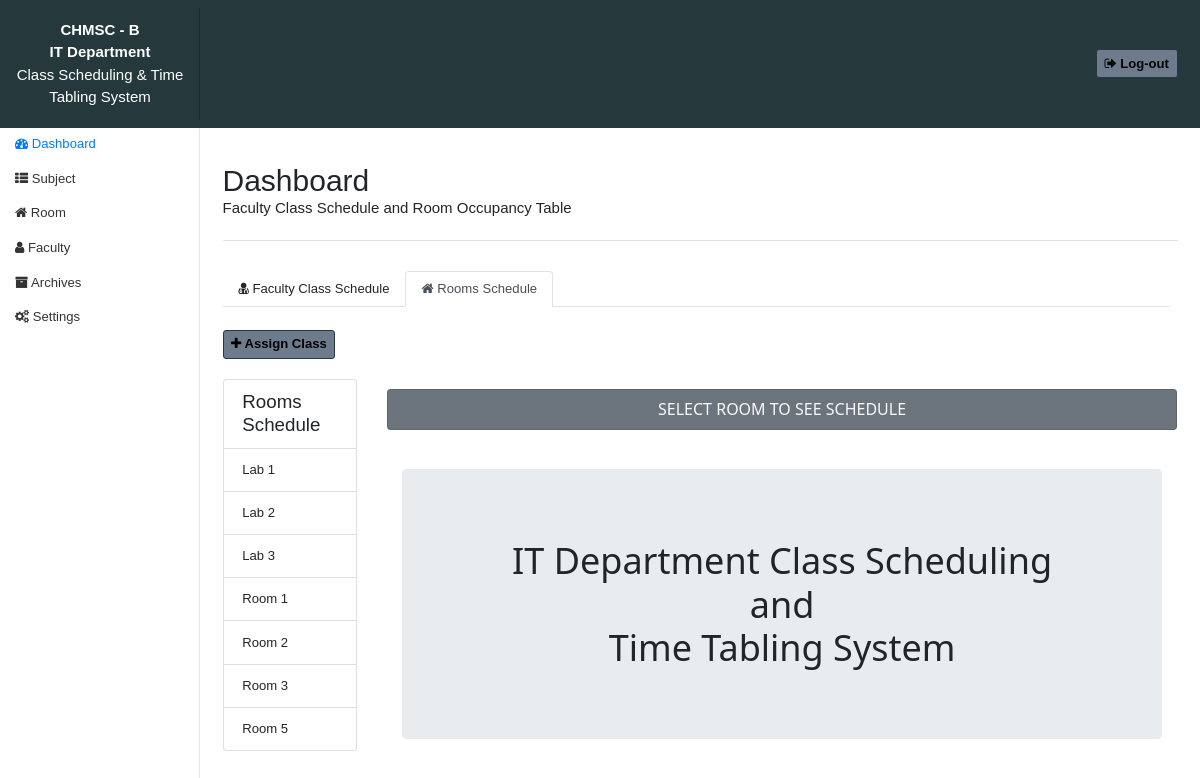
The page /dashboard_room.php (signed in) on the database its author committed.
### tables this page shows
CREATE TABLE IF NOT EXISTS `room` (
  `roomid` int(11) NOT NULL AUTO_INCREMENT,
  `name` varchar(50) NOT NULL,
  `room_type` varchar(50) NOT NULL,
  `room_course` varchar(50) NOT NULL,
  `occupied` int(11) NOT NULL,
  `active` int(11) NOT NULL,
  PRIMARY KEY (`roomid`)
);

### dashboard_room.php (shortened to what this page needs)
<?php
include 'html_parts/header.php';
include 'html_parts/navbar.php';
 ?>
     <div class="container-fluid">
         <div class="row">
             <nav class="col-md-2 d-none d-md-block sidebar" style="margin-top: 70px;">
                 <div class="sidebar-sticky">
                     <ul class="nav flex-column">
                         <li class="nav-item">
                             <a class="nav-link active" href="dashboard.php">
                                 <span class="fa fa-dashboard"></span>
                                Dashboard <span class="sr-only">(current)</span>
                             </a>
                         </li>
                         <li class="nav-item">
                             <a class="nav-link" href="subject.php">
                                <span class="fa fa-th-list"></span>
                              Subject
                             </a>
                         </li>
                         <li class="nav-item">
                             <a class="nav-link" href="room.php">
                                <span class="fa fa-home"></span>
                                Room
                             </a>
                         </li>
                         <li class="nav-item">
                             <a class="nav-link" href="faculty.php">
                                <span class="fa fa-user"></span>
                               Faculty
                             </a>
                         </li>
                         <li class="nav-item">
                             <a class="nav-link" href="archive.php">
                                <span class="fa fa-archive"></span>
                               Archives
                             </a>
                         </li>
                          <li class="nav-item">
                             <a class="nav-link" href="settings.php">
                                <span class="fa fa-cogs"></span>
                               Settings
                             </a>
                         </li>
                     </ul>
                 </div>
             </nav>
             <main role="main" class="col-md-9 ml-sm-auto col-lg-10 px-4" style="margin-top: 90px;">
                 <div class="d-flex justify-content-between flex-wrap flex-md-nowrap align-items-center pt-3 pb-2 mb-3 border-bottom">
                     <h1 class="h2">Dashboard<span><br><p class="h6">Faculty Class Schedule and Room Occupancy Table</p></span></h1>
                 </div>
                 <div class="pt-3 pb-2 mb-3">
                     <ul class="nav nav-tabs mr-2">
                         <li class="nav-item">
                             <a class="nav-link" href="dashboard.php"><span class="fa fa-user-md"></span> Faculty Class Schedule</a>
                         </li>
                         <li class="nav-item">
                             <a class="nav-link active" href="dashboard_room.php"><span class="fa fa-home"></span> Rooms Schedule</a>
                         </li>
                     </ul>
                 </div>
                 <div class="pull-left">
                      <button type="button" class="btn btn-sm btn-outline-dark" data-target="#add" data-toggle="modal"><span class="fa fa-plus"></span><strong> Assign Class </strong></button>
                 </div> <br><br>
                     <div class="tab-content">
                        <div class="row">
                             <div class="col-sm-2">
                                 <ul class="list-group">
                                     <h4 class="list-group-item h5">Rooms Schedule</h4>
                                     <?php
                                 $result = mysqli_query($conn, "SELECT * FROM room WHERE active = 1");
                                 while ($row = mysqli_fetch_array($result)) { ?>
                                     <li class="list-group-item"><a href="?room=<?php echo $row['roomid'] ?>"><?php echo $row['name']; ?></a></li>
                                     <?php
                                     }
                                     ?>
                                 </ul>
                             </div>
                                <?php
                                  if (isset($_GET['room'])) {
                                  $roomid = $_GET['room'];
                                  $query = mysqli_query($conn, "
                                  SELECT * FROM room WHERE roomid = {$roomid};
                                    ");
                                  $get = mysqli_fetch_array($query);
                                  $name = $get['name'];
                                    ?>
                             <div class="col-sm-2">
                                <ul class="list-group">
                                     <h4 class="list-group-item bg-success text-light h5"><?php echo $name; ?> Schedule</h4>
                                     <li class="list-group-item"><a href="?room=<?php echo $get['roomid'] ?>&&day=1">Monday</a></li>
                                     <li class="list-group-item"><a href="?room=<?php echo $get['roomid'] ?>&&day=2">Tuesday</a></li>
                                     <li class="list-group-item"><a href="?room=<?php echo $get['roomid'] ?>&&day=3">Wednesday</a></li>
                                     <li class="list-group-item"><a href="?room=<?php echo $get['roomid'] ?>&&day=4">Thursday</a></li>
                                     <li class="list-group-item"><a href="?room=<?php echo $get['roomid'] ?>&&day=5">Friday</a></li>
                                 </ul>
                             </div>
                             <div class="col-sm-8">
                                 <?php
                               if (isset($_GET['room']) && isset($_GET['day'])) {
                                $id = $_GET['room'];
                                $dayv = $_GET['day'];
                               $sem_id = $_SESSION['sem_id'];
                              $sy_id = $_SESSION['sy_id'];
                                $sqlquery = mysqli_query($conn, "
                                  SELECT * FROM `schedule`
                                  INNER JOIN faculty ON `schedule`.fac_id = faculty.fac_id
                                  INNER JOIN subjects ON `schedule`.sub_id = subjects.subid
                                  INNER JOIN room_sched ON room_sched.schedid = `schedule`.sched_id
                                  INNER JOIN room_day_time ON room_sched.rdt_id = room_day_time.rdt_id
                                  INNER JOIN room ON room_day_time.room_id = room.roomid
                                  INNER JOIN `day` ON room_day_time.day_id = `day`.day_id
                                  INNER JOIN course_year ON `schedule`.course_year_id = course_year.course_year_id
                                  INNER JOIN course ON course_year.course_id = course.course_id
                                  INNER JOIN `year` ON course_year.year_id = `year`.year_id
                                  INNER JOIN school_year ON `schedule`.sy_id = school_year.sy_id
                                  INNER JOIN semester ON `schedule`.sem_id = semester.sem_id
                                  WHERE room.roomid = {$id} AND `day`.day_id = {$dayv} AND semester.sem_id = {$sem_id} AND school_year.sy_id = {$sy_id}
                                  ORDER BY room_day_time.start_time ASC
                                  ");
                                ?>
                               <div class="table-responsive">
                                   <div class="pull-right">
                                        <button class="btn btn-sm btn-outline-dark" onclick="window.open('print/room.php?room=<?php echo $id ?>&&day=<?php echo $dayv ?>', '_blank', 'location=yes, height=470, width=740, scrollbars=yes, status=yes');"><span class="fa fa-print"></span> Print Schedule</button>
                                   </div>
                                   <br><br>
                                   <h5 class="h6">Room Name: <span><b><?php echo $name; ?></b></span></h5><br>
                                   <table class="table table-striped table-bordered table-sm">
                                       <thead>
                                           <tr>
                                               <th>Time</th>
                                               <th>Subject Code</th>
                                               <th>Subject Title</th>
                                               <th>Units</th>
                                               <th>Instructor</th>
                                               <th>Course & Year</th>
                                           </tr>
                                       </thead>
                                       <tbody>
                                        <?php
                                    while ($rowss = mysqli_fetch_array($sqlquery)) { ?>
                                           <tr>
                                               <td><?php echo $rowss['start_time'] ?> - <?php echo $rowss['end_time'] ?></td>
                                               <td><?php echo $rowss['code'] ?></td>
                                               <td><?php echo $rowss['title'] ?></td>
                                               <td><?php echo $rowss['units'] ?></td>
                                               <td><?php echo $rowss['fac_name'] ?></td>
                                               <td><?php echo $rowss['course_name'] ?> <?php echo $rowss['year_name'] ?> <?php echo $rowss['section'] ?></td>
                                           </tr>
                                         <?php
                                       }
                                        ?>
                                       </tbody>
                                   </table>
                                  <?php
                                 }else{
                                  echo "
                                  <br>
                                  <div class='card bg-secondary text-light'>
                                  <center><h6>SELECT DAY TO SEE SCHEDULE</h6></center>
                                   </div> <br> <br>
                                  ";
                                  ?>
                            <div class="container">
                              <div class="jumbotron">
                                <div class="text-center">
                                  <h1>IT Department Class Scheduling <br> and <br> Time Tabling System</h1>
                                </div>
                              </div>
                            </div>
                                 <?php
                                 }
                                 ?>
                                  <?php
                                  }else{
                                  echo "
                                  <div class='col-sm-10'>
                                  <br>
                                  <div class='card bg-secondary text-light'>
                                  <center><h6>SELECT ROOM TO SEE SCHEDULE</h6></center>
                                   </div> <br> <br>
                            <div class='container'>
                              <div class='jumbotron'>
                                <div class='text-center'>
                                  <h1>IT Department Class Scheduling <br> and <br> Time Tabling System</h1>
                                </div>
                              </div>
                            </div>
                            </div>
                                  ";
                                  }
                                  ?>
                               </div>
                             </div>
                         </div>
                     </div>
 <?php
include 'html_parts/footer.php';
 ?>

### src/css/w3.css (style rules this page uses)
html { box-sizing:border-box }
*,*:before,*:after { box-sizing:inherit }
html { -ms-text-size-adjust:100%;-webkit-text-size-adjust:100% }
body { margin:0 }
article,aside,details,figcaption,figure,footer,header,main,menu,nav,section,summary { display:block }
a { background-color:transparent;-webkit-text-decoration-skip:objects }
button,input,select,textarea { font:inherit;margin:0 }
button,input { overflow:visible }
button,select { text-transform:none }
button,html [type=button],[type=reset],[type=submit] { -webkit-appearance:button }
html,body { font-family:Verdana,sans-serif;font-size:15px;line-height:1.5 }
html { overflow-x:hidden }
h1 { font-size:36px }
h4 { font-size:20px }
h6 { font-size:16px }
h1,h2,h3,h4,h5,h6 { font-family:"Segoe UI",Arial,sans-serif;font-weight:400;margin:10px 0 }
a { color:inherit }

### src/css/sidebar.css (style rules this page uses)
body { font-size: .875rem; }
.sidebar { position: fixed; top: 0; bottom: 0; left: 0; z-index: 100; padding: 48px 0 0; box-shadow: inset -1px 0 0 rgba(0, 0, 0, .1); }
.sidebar-sticky { position: relative; top: 0; height: calc(100vh - 48px); padding-top: .5rem; overflow-x: hidden; overflow-y: auto; }
.sidebar .nav-link { font-weight: 500; color: #333; }
.sidebar .nav-link.active { color: #007bff; }
[role="main"] { padding-top: 48px; }
.border-bottom { border-bottom: 1px solid #e5e5e5; }

### html_parts/header.php (style rules this page uses)
.btn { background: #6D7B8D; color: #000000; border-color: #25383C; }

### rows shown on the page
room: name "Lab 1"
room: name "Lab 2"
room: name "Lab 3"
room: name "Room 1"
room: name "Room 2"
room: name "Room 3"
room: name "Room 5"
